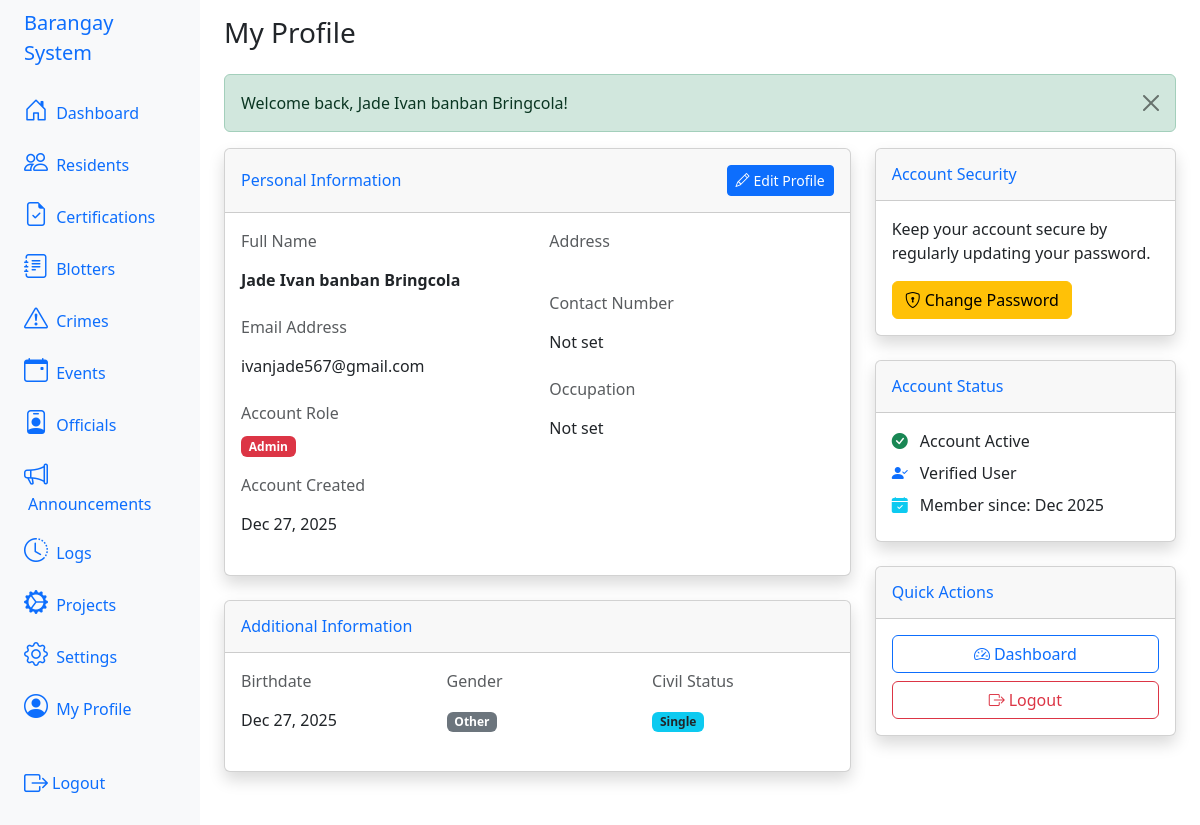
The page /index.php?action=my_profile (signed in) on the database its author committed.
### tables this page shows
CREATE TABLE IF NOT EXISTS `tbl_residents` (
  `id` int NOT NULL AUTO_INCREMENT,
  `user_id` int DEFAULT NULL,
  `full_name` varchar(255) NOT NULL,
  `address` text NOT NULL,
  `birthdate` date NOT NULL,
  `gender` enum('male','female','other') NOT NULL,
  `contact_number` varchar(50) DEFAULT NULL,
  `occupation` varchar(255) DEFAULT NULL,
  `civil_status` enum('single','married','widowed','divorced') NOT NULL,
  `created_at` timestamp NULL DEFAULT CURRENT_TIMESTAMP,
  `updated_at` timestamp NULL DEFAULT CURRENT_TIMESTAMP ON UPDATE CURRENT_TIMESTAMP,
  PRIMARY KEY (`id`),
  KEY `user_id` (`user_id`),
  CONSTRAINT `tbl_residents_ibfk_1` FOREIGN KEY (`user_id`) REFERENCES `tbl_users` (`id`) ON DELETE SET NULL
);

CREATE TABLE IF NOT EXISTS `tbl_users` (
  `id` int NOT NULL AUTO_INCREMENT,
  `full_name` varchar(255) NOT NULL,
  `email` varchar(255) NOT NULL,
  `password` varchar(255) NOT NULL,
  `role` enum('resident','staff','admin') NOT NULL,
  `created_at` timestamp NULL DEFAULT CURRENT_TIMESTAMP,
  PRIMARY KEY (`id`),
  UNIQUE KEY `email` (`email`)
);

### app/views/profile/my_profile.php (the view, shortened to what this page needs)
<?php
$profile = $profile ?? [];
?>
<div class="container-fluid">
  <h1 class="h3 mb-4 text-gray-800">My Profile</h1>
  <?php if (isset($_SESSION['success'])): ?>
    <div class="alert alert-success alert-dismissible fade show" role="alert">
      <?php echo $_SESSION['success'];
      unset($_SESSION['success']); ?>
      <button type="button" class="btn-close" data-bs-dismiss="alert" aria-label="Close"></button>
    </div>
  <?php endif; ?>
  <div class="row">
    <div class="col-md-8">
      <div class="card shadow mb-4">
        <div class="card-header py-3 d-flex justify-content-between align-items-center">
          <h6 class="m-0 font-weight-bold text-primary">Personal Information</h6>
          <a href="index.php?action=profile&sub=edit" class="btn btn-sm btn-primary">
            <i class="bi bi-pencil me-1"></i>Edit Profile
          </a>
        </div>
        <div class="card-body">
          <div class="row">
            <div class="col-md-6">
              <div class="mb-3">
                <label class="form-label text-muted">Full Name</label>
                <p class="form-control-plaintext fw-bold"><?php echo htmlspecialchars($profile['full_name'] ?? 'Not set'); ?></p>
              </div>
              <div class="mb-3">
                <label class="form-label text-muted">Email Address</label>
                <p class="form-control-plaintext"><?php echo htmlspecialchars($profile['email'] ?? 'Not set'); ?></p>
              </div>
              <div class="mb-3">
                <label class="form-label text-muted">Account Role</label>
                <p>
                  <span class="badge bg-<?php
                                        echo ($profile['role'] ?? '') == 'admin' ? 'danger' : (($profile['role'] ?? '') == 'staff' ? 'primary' : 'success');
                                        ?>">
                    <?php echo ucfirst(htmlspecialchars($profile['role'] ?? 'Not set')); ?>
                  </span>
                </p>
              </div>
              <div class="mb-3">
                <label class="form-label text-muted">Account Created</label>
                <p class="form-control-plaintext"><?php echo !empty($profile['created_at']) ? date('M d, Y', strtotime($profile['created_at'])) : 'Not available'; ?></p>
              </div>
            </div>
            <div class="col-md-6">
              <div class="mb-3">
                <label class="form-label text-muted">Address</label>
                <p class="form-control-plaintext"><?php echo htmlspecialchars($profile['address'] ?? 'Not set'); ?></p>
              </div>
              <div class="mb-3">
                <label class="form-label text-muted">Contact Number</label>
                <p class="form-control-plaintext"><?php echo htmlspecialchars($profile['contact_number'] ?? 'Not set'); ?></p>
              </div>
              <div class="mb-3">
                <label class="form-label text-muted">Occupation</label>
                <p class="form-control-plaintext"><?php echo htmlspecialchars($profile['occupation'] ?? 'Not set'); ?></p>
              </div>
            </div>
          </div>
        </div>
      </div>
      <div class="card shadow">
        <div class="card-header py-3">
          <h6 class="m-0 font-weight-bold text-primary">Additional Information</h6>
        </div>
        <div class="card-body">
          <div class="row">
            <div class="col-md-4">
              <div class="mb-3">
                <label class="form-label text-muted">Birthdate</label>
                <p class="form-control-plaintext">
                  <?php
                  if (!empty($profile['birthdate']) && $profile['birthdate'] != '0000-00-00') {
                    echo date('M d, Y', strtotime($profile['birthdate']));
                  } else {
                    echo 'Not set';
                  }
                  ?>
                </p>
              </div>
            </div>
            <div class="col-md-4">
              <div class="mb-3">
                <label class="form-label text-muted">Gender</label>
                <p class="form-control-plaintext">
                  <?php if (!empty($profile['gender'])): ?>
                    <span class="badge bg-<?php echo $profile['gender'] == 'male' ? 'primary' : ($profile['gender'] == 'female' ? 'danger' : 'secondary'); ?>">
                      <?php echo ucfirst(htmlspecialchars($profile['gender'])); ?>
                    </span>
                  <?php else: ?>
                    Not set
                  <?php endif; ?>
                </p>
              </div>
            </div>
            <div class="col-md-4">
              <div class="mb-3">
                <label class="form-label text-muted">Civil Status</label>
                <p class="form-control-plaintext">
                  <?php if (!empty($profile['civil_status'])): ?>
                    <span class="badge bg-info text-dark">
                      <?php echo ucfirst(htmlspecialchars($profile['civil_status'])); ?>
                    </span>
                  <?php else: ?>
                    Not set
                  <?php endif; ?>
                </p>
              </div>
            </div>
          </div>
        </div>
      </div>
    </div>
    <div class="col-md-4">
      <div class="card shadow mb-4">
        <div class="card-header py-3">
          <h6 class="m-0 font-weight-bold text-primary">Account Security</h6>
        </div>
        <div class="card-body">
          <p class="card-text">Keep your account secure by regularly updating your password.</p>
          <a href="index.php?action=profile&sub=change_password" class="btn btn-warning btn-block">
            <i class="bi bi-shield-lock me-1"></i>Change Password
          </a>
        </div>
      </div>
      <div class="card shadow mb-4">
        <div class="card-header py-3">
          <h6 class="m-0 font-weight-bold text-primary">Account Status</h6>
        </div>
        <div class="card-body">
          <div class="mb-2">
            <i class="bi bi-check-circle-fill text-success me-2"></i>
            <span>Account Active</span>
          </div>
          <div class="mb-2">
            <i class="bi bi-person-check-fill text-primary me-2"></i>
            <span>Verified User</span>
          </div>
          <div class="mb-2">
            <i class="bi bi-calendar-check-fill text-info me-2"></i>
            <span>Member since: <?php echo !empty($profile['created_at']) ? date('M Y', strtotime($profile['created_at'])) : 'Recently'; ?></span>
          </div>
        </div>
      </div>
      <div class="card shadow">
        <div class="card-header py-3">
          <h6 class="m-0 font-weight-bold text-primary">Quick Actions</h6>
        </div>
        <div class="card-body">
          <div class="d-grid gap-2">
            <?php if (($_SESSION['role'] ?? '') === 'admin' || ($_SESSION['role'] ?? '') === 'staff'): ?>
              <a href="index.php?action=dashboard" class="btn btn-outline-primary">
                <i class="bi bi-speedometer2 me-1"></i>Dashboard
              </a>
            <?php endif; ?>
            <a href="index.php?action=logout" class="btn btn-outline-danger">
              <i class="bi bi-box-arrow-right me-1"></i>Logout
            </a>
          </div>
        </div>
      </div>
    </div>
  </div>
</div>

### rows shown on the page
tbl_residents: full_name "Jade Ivan banban Bringcola", user.email "ivanjade567@gmail.com", user.role "Admin", created_at "Dec 27, 2025", contact_number "Not set", occupation "Not set", birthdate "Dec 27, 2025", gender "Other", civil_status "Single", created_at "Dec 2025"

### other values the page prints
$_SESSION['success'] "Welcome back, Jade Ivan banban Bringcola!"
